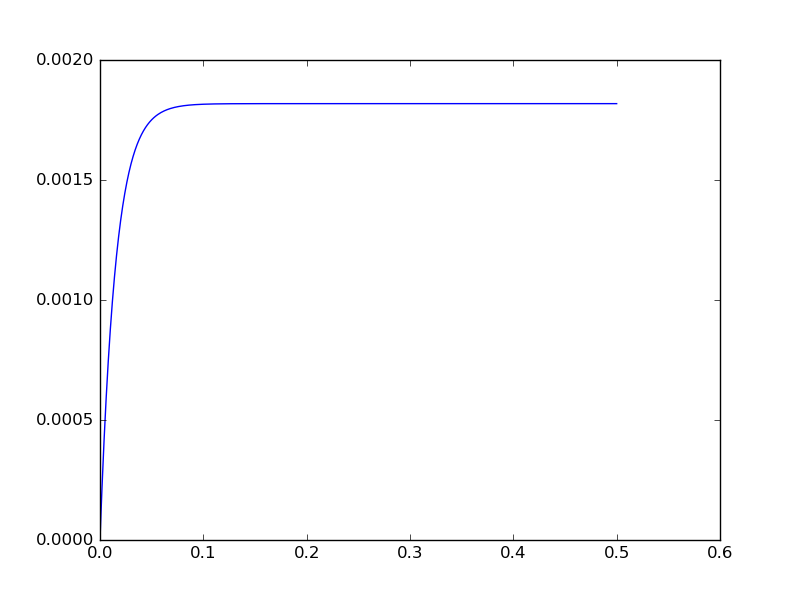

Generate this figure with Python:
# improved euler  
from math import *
import numpy as np
import matplotlib.pyplot as plt


def func(q):
	return 0.12- (200/3)*q


def updater(initial,slope,deltax):
	return initial+(slope*deltax)


h=0.001
# t=10**(-5)      
# x= (-5.0)

q=[0]
xs=[0]

s_q  =[0,0]           

# taken initial q to be 5  


for i in range(0,500,1):
	x=xs[i]    
	s_q[0] 	= func(q[i])
	q_nt 	= q[i]+ s_q[0]*h         
	s_q[1] 	= func(q_nt)
	q_next  = q[i] + h*(s_q[0]+s_q[1])/2
	q.append(q_next)
	xs.append(x+h)

# taking out 100 values for the plot 

x_plot=[]
phi_plot=[]
si_plot=[]




# xval= np.arange(-10., 10.,0.01)
# axes = plt.gca()
# axes.set_xlim([-10,10])
# axes.set_ylim([-10,10])
#print xval*(1.0-xval)
# plt.plot(xval,np.exp(xval)-np.sin(pi*xval), 'b')
plt.plot(xs,q,'b')
# plt.xticks(np.arange(min(xval), max(xval)+1, 2))
# plt.axhline(0, color='black')
# plt.axvline(0,color='black')
plt.savefig("capacitor.png")